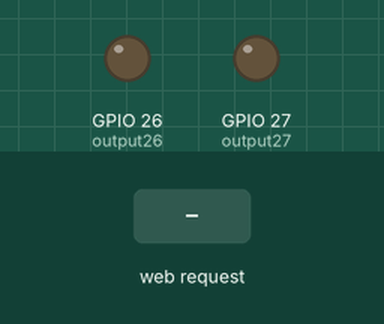
A sketch run on a simulated ESP8266 (NodeMCU). Parts: output pins drawn as LEDs (lit = HIGH). The inputs (shaded band) are chosen by the test bench. What the sketch prints to the serial monitor is not drawn.

Above: at 1.2 s.
1.3 s: HTTP request GET /26/on received
At 1.8 s:
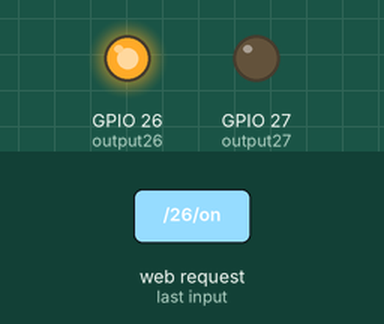
2.8 s: HTTP request GET /27/on received
At 4.0 s:
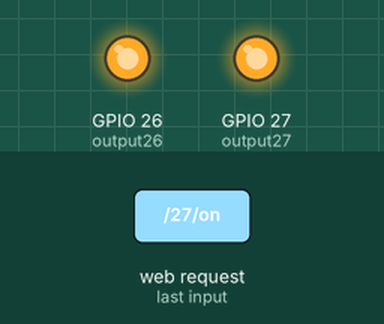
4.3 s: HTTP request GET /26/off received
At 5.3 s:
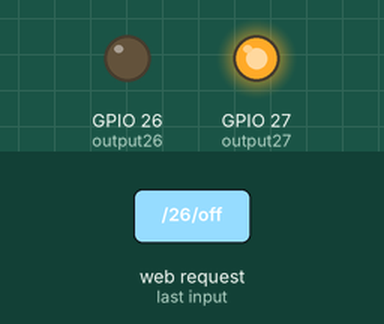
5.8 s: HTTP request GET /27/off received
At 6.4 s:
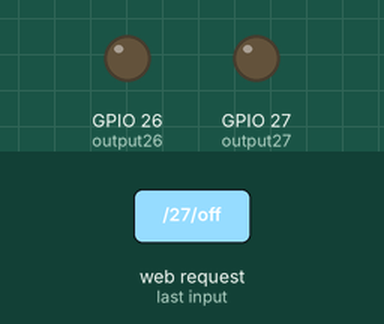
Timing chart, 0 to 8.3 s (numbered marks = the images above; inputs shaded):
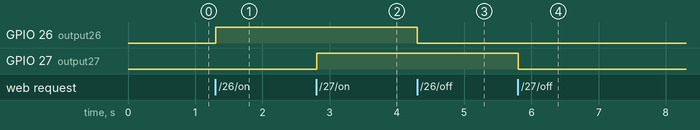

The sketch:

sketch_nov21a.ino
```cpp
#include <ESP8266WiFi.h>

// Replace with your network credentials
const char* ssid     = "SkiTimeStart";
const char* password = "SkiTime";

// Set web server port number to 80
WiFiServer server(80);

// Variable to store the HTTP request
String header;

// Auxiliar variables to store the current output state
String output26State = "off";
String output27State = "off";

// Assign output variables to GPIO pins
const int output26 = 26;
const int output27 = 27;

void setup() {
  Serial.begin(115200);
  // Initialize the output variables as outputs
  pinMode(output26, OUTPUT);
  pinMode(output27, OUTPUT);
  // Set outputs to LOW
  digitalWrite(output26, LOW);
  digitalWrite(output27, LOW);

  // Connect to Wi-Fi network with SSID and password
  Serial.print("Setting AP (Access Point)…");
  // Remove the password parameter, if you want the AP (Access Point) to be open
  WiFi.softAP(ssid, password);

  IPAddress IP = WiFi.softAPIP();
  Serial.print("AP IP address: ");
  Serial.println(IP);

  server.begin();
}

void loop(){
  WiFiClient client = server.available();   // Listen for incoming clients

  if (client) {                             // If a new client connects,
    Serial.println("New Client.");          // print a message out in the serial port
    String currentLine = "";                // make a String to hold incoming data from the client
    while (client.connected()) {            // loop while the client's connected
      if (client.available()) {             // if there's bytes to read from the client,
        char c = client.read();             // read a byte, then
        Serial.write(c);                    // print it out the serial monitor
        header += c;
        if (c == '\n') {                    // if the byte is a newline character
          // if the current line is blank, you got two newline characters in a row.
          // that's the end of the client HTTP request, so send a response:
          if (currentLine.length() == 0) {
            // HTTP headers always start with a response code (e.g. HTTP/1.1 200 OK)
            // and a content-type so the client knows what's coming, then a blank line:
            client.println("HTTP/1.1 200 OK");
            client.println("Content-type:application/json");
            client.println("Connection: close\n");
            //client.println();

            // turns the GPIOs on and off
            if (header.indexOf("GET /26/on") >= 0) {
              Serial.println("GPIO 26 on");
              output26State = "on";
              digitalWrite(output26, HIGH);
            } else if (header.indexOf("GET /26/off") >= 0) {
              Serial.println("GPIO 26 off");
              output26State = "off";
              digitalWrite(output26, LOW);
            } else if (header.indexOf("GET /27/on") >= 0) {
              Serial.println("GPIO 27 on");
              output27State = "on";
              digitalWrite(output27, HIGH);
            } else if (header.indexOf("GET /27/off") >= 0) {
              Serial.println("GPIO 27 off");
              output27State = "off";
              digitalWrite(output27, LOW);
            }

            client.print("{\"nome\":\"pippo\"}");
            break;
          } else { // if you got a newline, then clear currentLine
            currentLine = "";
          }
        } else if (c != '\r') {  // if you got anything else but a carriage return character,
          currentLine += c;      // add it to the end of the currentLine
        }
      }
    }
    // Clear the header variable
    header = "";
    // Close the connection
    client.stop();
    Serial.println("Client disconnected.");
    Serial.println("");
  }
}//  http://192.168.4.1/{GPIO}/{state}
```

Measured:
- after the input at 1.3 s, GPIO 26 (output26): LOW → HIGH at once
- after the input at 2.8 s, GPIO 27 (output27): LOW → HIGH at once
- after the input at 4.3 s, GPIO 26 (output26): HIGH → LOW at once
- after the input at 5.8 s, GPIO 27 (output27): HIGH → LOW at once
